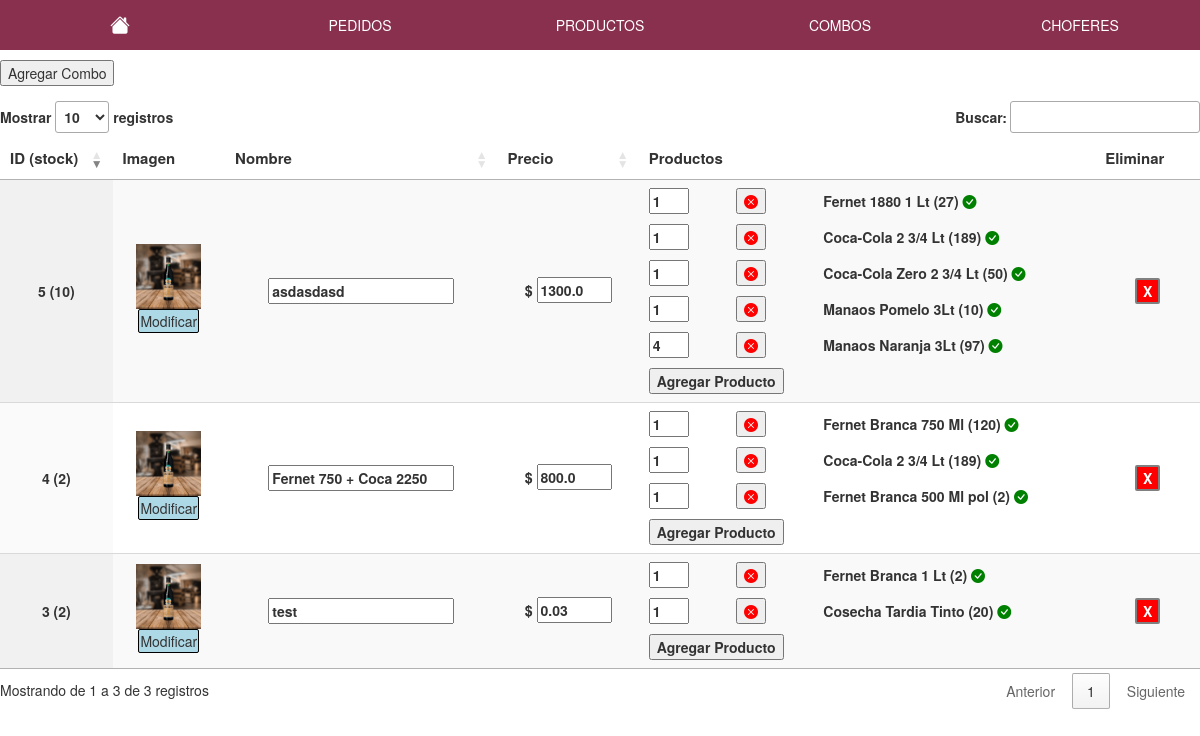
/panel/combos (signed in), run on an earlier commit of the app's database.
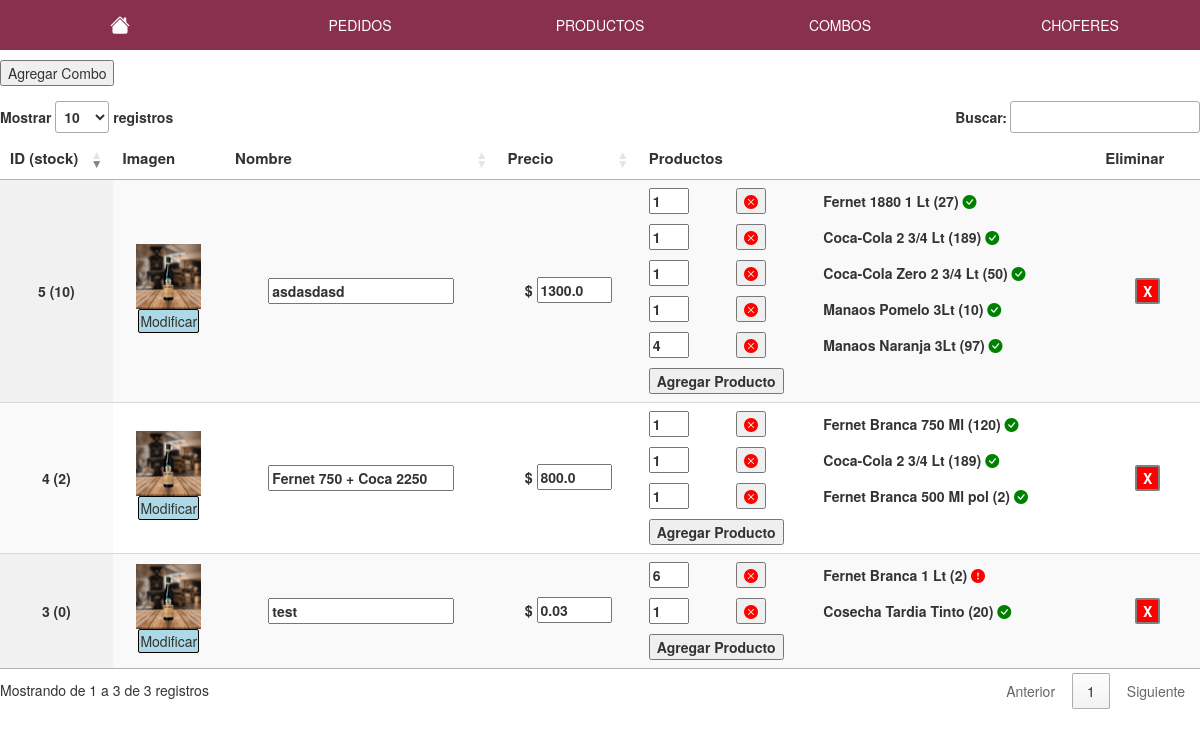
And on a later commit of the database.
### tienda/models.py (models this page shows)
class Combos(db.Model):
    id=db.Column(db.Integer(),primary_key=True)
    nombre=db.Column(db.String(length=500),nullable=False)
    datos_combo= db.Column(types.JSON(),nullable=False)  # id del producto y cantidad
    precioFinal=db.Column(db.Float(),nullable=False)
    stock=db.Column(db.Integer(),nullable=False)
    imagen=db.Column(db.String(),nullable=False)

### tienda/usuario/routesadmin.py (the view)
@app.route('/panel/combos', methods=['GET','POST'])
@login_required
def combos():
    meFijoStock()
    productos = Productos.query.all()
    combos= Combos.query.all()
    info = [None]*1000 #aca van los datos del carrito
    prod = [None]*1000 #aca van los datos del carrito
    for items in combos:
        info[items.id] = json.loads(items.datos_combo)
    for items in  productos:
        prod[items.id]=items
    return render_template('panelcombos.html',productos=productos,combos=combos,info=info,prod=prod)

### tienda/carrito/routes.py (called while the page is built)
@app.context_processor
def contar_carrito():
	try:
		if request.cookies.get("carrito") is None:
			return {'num_articulos': 0}
		else:
			datos = json.loads(request.cookies.get("carrito"))
			return {'num_articulos': len(datos)}
	except:
			return {'num_articulos': 0}

### tienda/models.py (called while the page is built)
def meFijoStock():
    combos=Combos.query.all()
    for combo in combos:
        cantidades=[]
        datos=json.loads(combo.datos_combo)
        for producto in datos:
            pid=producto['id']
            pcant=producto['cantidad']
            stock_producto=Productos.query.get(pid).stock
            cantidades.append(stock_producto//pcant)
        combo.stock=min(cantidades)
    db.session.commit()

### tienda/routes.py (called while the page is built)
@login_manager.user_loader
def load_user(user_id):
	aux=Usuarios.query.get(int(user_id))
	return aux

### tienda/templates/panelcombos.html (shortened to what this page needs)
{% extends 'layout-admin.html' %}
{% block content %}
<div class="contenido">
      <button id="show">Agregar Combo</button>
      <table id="combos" hidden="hidden" class="display" style="width:100%;">
        <thead>
            <tr>
               <th>ID (stock)</th>
                <th>Imagen</th>
                <th>Nombre</th>
                <th>Precio</th>
                <th>Productos</th>
                <th>Eliminar</th>
            </tr>
        </thead>
        <tbody>
         {%for i in combos %}
         <tr>
           <td style="max-width: 50px !important;">{{i.id}} ({{i.stock}})</td>
           <td>
              <div class="imagen">
                  <div><img class="img" src="../static/media/productos/{{i.imagen}}"></div>
               <div>
               <form action="/panel/combos/modifica" method="POST" enctype="multipart/form-data">
                  <label for="file{{i.id}}">Modificar</label>
               </form>
               </div>
            </div>
           </td>
           <td>
              <form action="/panel/combos/modifica" method="POST">
               <input type="text" name="nombre" value="{{i.nombre}}">
               </form>
           </td>
           <td>
            <form action="/panel/combos/modifica" method="POST">
               <nobr><label for="precio"><b>$</b></label>
               <input type="number" name="precio" value="{{i.precioFinal}}" step="0.01" min="0" style="width:75px"></nobr>
               </form>
           </td>
           <td style="text-align: left">
              <div class="productos" >
                  {%  for j in info[i.id] %}
                  <div>
                  <form method="POST" action="/panel/combos/modifica">
                    <input type="number" min="1" name="cantidad" value="{{ j.cantidad }}" style="width: 40px;">
                    </form>
                    <form method="POST" action="/panel/combos/modifica">
                     {% if info[i.id][0] != info[i.id][-1] %}
                        <button type="submit" name="idproducto" value="{{ j.id }}"><i class="bi bi-x-circle-fill" style="color: red;"></i></button>
                     {% endif %}
                    </form>
                    {% if prod[j.id|int]!=None %}
                     <nobr>{{prod[(j.id | int)].nombre}}
                     ({{prod[(j.id | int)].stock}})
                     {% if prod[(j.id | int)].stock< j.cantidad%}
                     <i class="bi bi-exclamation-circle-fill" style="color:red;"></i>
                     {% else %}
                     <i class="bi bi-check-circle-fill" style="color: green;"></i>
                     {% endif %}
                  </nobr>
                    {% else %}
                    <span>Producto Eliminado</span>
                    {% endif %}
                   </div>
                  {% endfor %}
               </div>
               <div>
                 <button type="button" class="agregar-producto" data-id="{{i.id}}">
                 Agregar Producto
                  </button>
               </div>
           </td>
           <td>
              <div class="eliminar">
               <form method="POST" action="/panel/combos/modifica">
                  <button type="submit">X</button>
               </form>
            </div>
           </td>
           {% endfor %}
         </tr>
        </tbody>
    </table>
</div>
{% endblock content %}

What changed in the data, as far as the page shows it:
changed Combos "test": stock "2" → "0"; cantidad "1" → "6"
